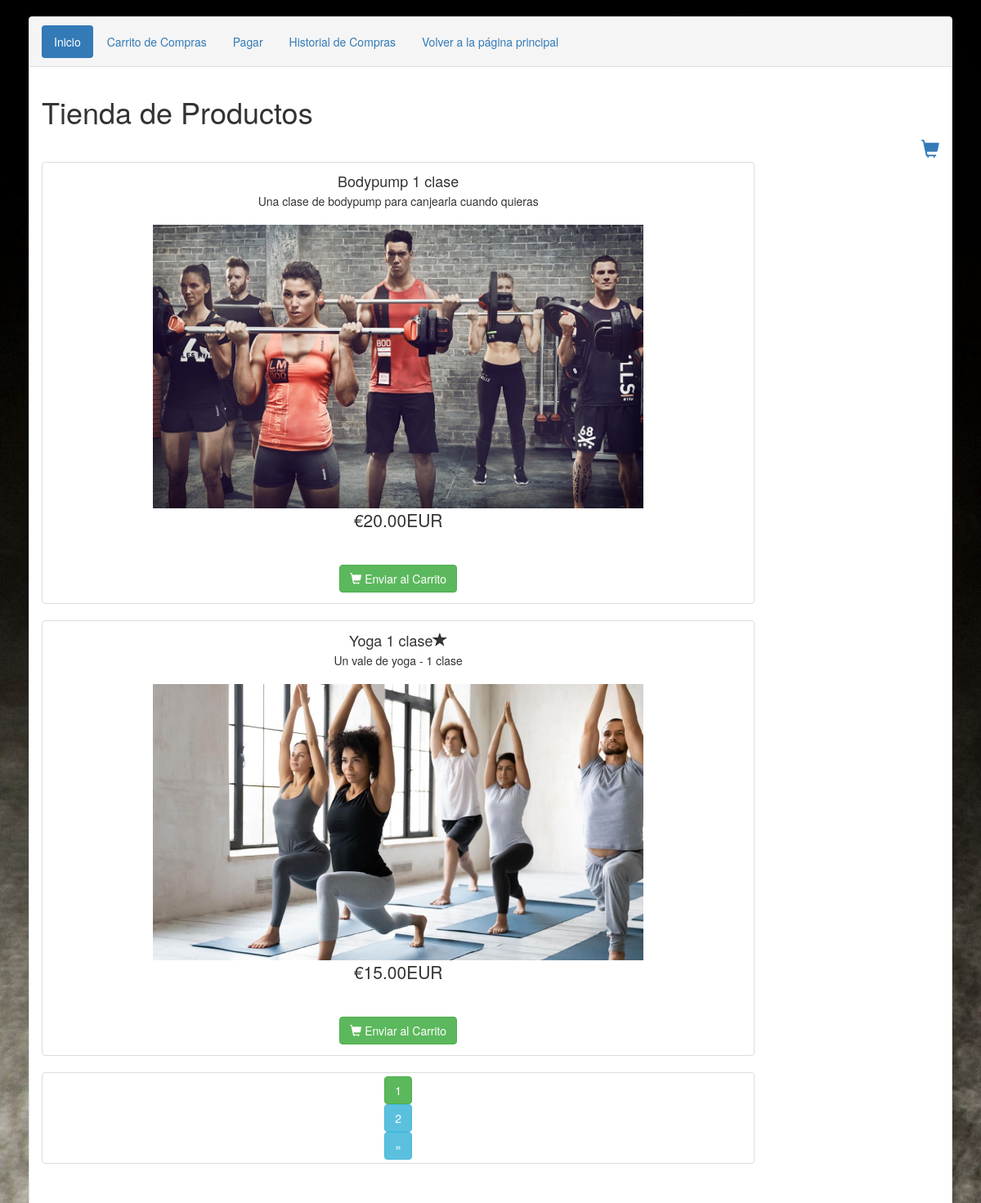
/carrito-master/index.php, run on an earlier commit of the app's database.
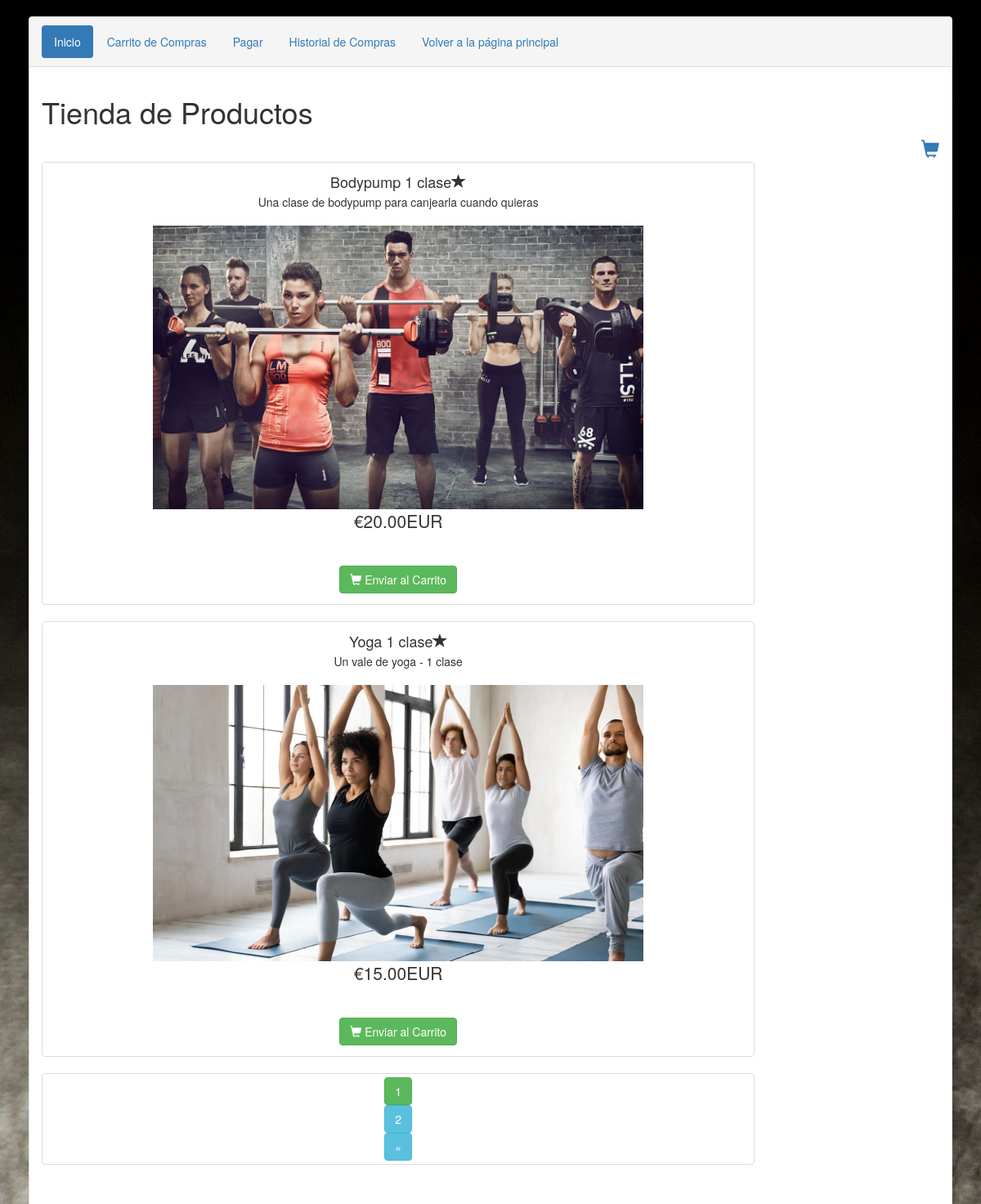
And on a later commit of the database.
### tables this page shows
CREATE TABLE IF NOT EXISTS `mis_productos` (
  `id` int(11) NOT NULL AUTO_INCREMENT,
  `name` varchar(200) NOT NULL,
  `description` text NOT NULL,
  `price` float(10,2) NOT NULL,
  `created` datetime NOT NULL,
  `modified` datetime NOT NULL,
  `status` enum('1','0') NOT NULL DEFAULT '1',
  `image` varchar(255) NOT NULL,
  `featured` int(11) NOT NULL COMMENT 'para que salga en productos destacados',
  PRIMARY KEY (`id`)
);

### carrito-master/index.php (the view, shortened to what this page needs)
<?php
include 'Configuracion.php';
?>
<!DOCTYPE html>
<html lang="es">
<head>
    <link rel="stylesheet" href="http://maxcdn.bootstrapcdn.com/bootstrap/3.3.7/css/bootstrap.min.css">
</head>
</head>
<body>
    <div class="container">
        <div class="panel panel-default">
            <div class="panel-heading">
                <ul class="nav nav-pills">
                    <li role="presentation" class="active"><a href="index.php">Inicio</a></li>
                    <li role="presentation"><a href="VerCarta.php">Carrito de Compras</a></li>
                    <li role="presentation"><a href="Pagos.php">Pagar</a></li>
                    <li role="presentation"><a href="historialCompras.php">Historial de Compras</a></li>
                    <li role="presentation"><a href="../index2.php">Volver a la página principal</a></li>
                </ul>
            </div>
            <div class="panel-body">
                <h1>Tienda de Productos</h1>
                <a href="VerCarta.php" class="cart-link" title="Ver Carta"><i class="glyphicon glyphicon-shopping-cart"></i></a>
                <div id="products" class="row list-group">
                    <?php
                    $directorio_image = "../images/";
                    $articulos = mysqli_query($db, "SELECT * FROM mis_productos  ;");
                    $num_registros = @mysqli_num_rows($articulos);
                    $registros = '2';
                    $pagina = $_REQUEST["nume"];
                    if (is_numeric($pagina))
                        $inicio = (($pagina - 1) * $registros);
                    else
                        $inicio = 0;
                    $busqueda = mysqli_query($db, "SELECT * FROM mis_productos LIMIT $inicio,$registros;");
                    $paginas = ceil($num_registros / $registros);
                    ?>
                    <?php
                    if ($num_registros > 0) {
                        while ($resultados = mysqli_fetch_assoc($busqueda)) {
                    ?>
                            <div style="min-width: 80%; justify-content: center; text-align: center" class="item col-lg-4">
                                <div style="min-width: 80%" class="thumbnail">
                                    <div style="min-width: 80%" class="caption">
                                        <h4 class="list-group-item-heading"><?php echo $resultados["name"]; ?><?php
                                        if($resultados['featured'] == 1){
                                            echo '<i class="glyphicon glyphicon-star
                                            "></i>';
                                        }
                                        ?></h4>
                                        <p class="list-group-item-text"><?php echo $resultados["description"]; ?></p>
                                        <br>
                                        <p class="list-group-item-text"><img width="600px" src="<?php echo $directorio_image.$resultados["image"]?>" alt=""></p>
                                        <div class="row">
                                            <div class="row">
                                                <p class="lead"><?php echo '€' . $resultados["price"] . 'EUR'; ?></p> <br>
                                            </div>
                                            <div class="row">
                                                <a class="btn btn-success" href="AccionCarta.php?action=addToCart&id=<?php echo $resultados["id"]; ?>"><i class="glyphicon glyphicon-shopping-cart"></i> Enviar al Carrito</a>
                                            </div>
                                        </div>
                                    </div>
                                </div>
                            </div>
                        <?php }
                    } else { ?>
                        <p>Producto(s) no existe.....</p>
                    <?php } ?>
                    <div style="min-width: 80%; justify-content: center; text-align: center" class="item col-lg-4">
                        <div style="min-width: 80%" class="thumbnail">
                        <?php
                        echo "<li class='active'><a class='btn btn-success' >" . $_REQUEST["nume"] . "</a></li>";
                        $sigui = $_REQUEST["nume"] + 1;
                        $ultima = $num_registros / $registros;
                        if ($pagina < $paginas && $paginas > 1)
                            echo "<li class='page-item'><a class='btn btn-info' href='index.php?nume=" . ($pagina + 1) . "'>" . $sigui . "</a></li>";
                        if ($pagina < $paginas && $paginas > 1)
                            echo "
            <li class='page-item'><a class='btn btn-info' aria-label='Next' href='index.php?nume=" . ceil($ultima) . "'><span aria-hidden='true'>&raquo;</span><span class='sr-only'>Next</span></a>
            </li>";
                        ?>
                        </div>
                    </div>
                        </div>
                        </div>
                    </div>
                </div>
</body>
</html>

### carrito-master/index.php (style rules this page uses)
.container { padding: 20px; }
.cart-link { width: 100%; text-align: right; display: block; font-size: 22px; }
body { background-image: url("../images/pesa.jpg"); }
li { list-style: none; }

What changed in the data, as far as the page shows it:
changed mis_productos "Bodypump 1 clase": featured 0 → 1 (drawn)
